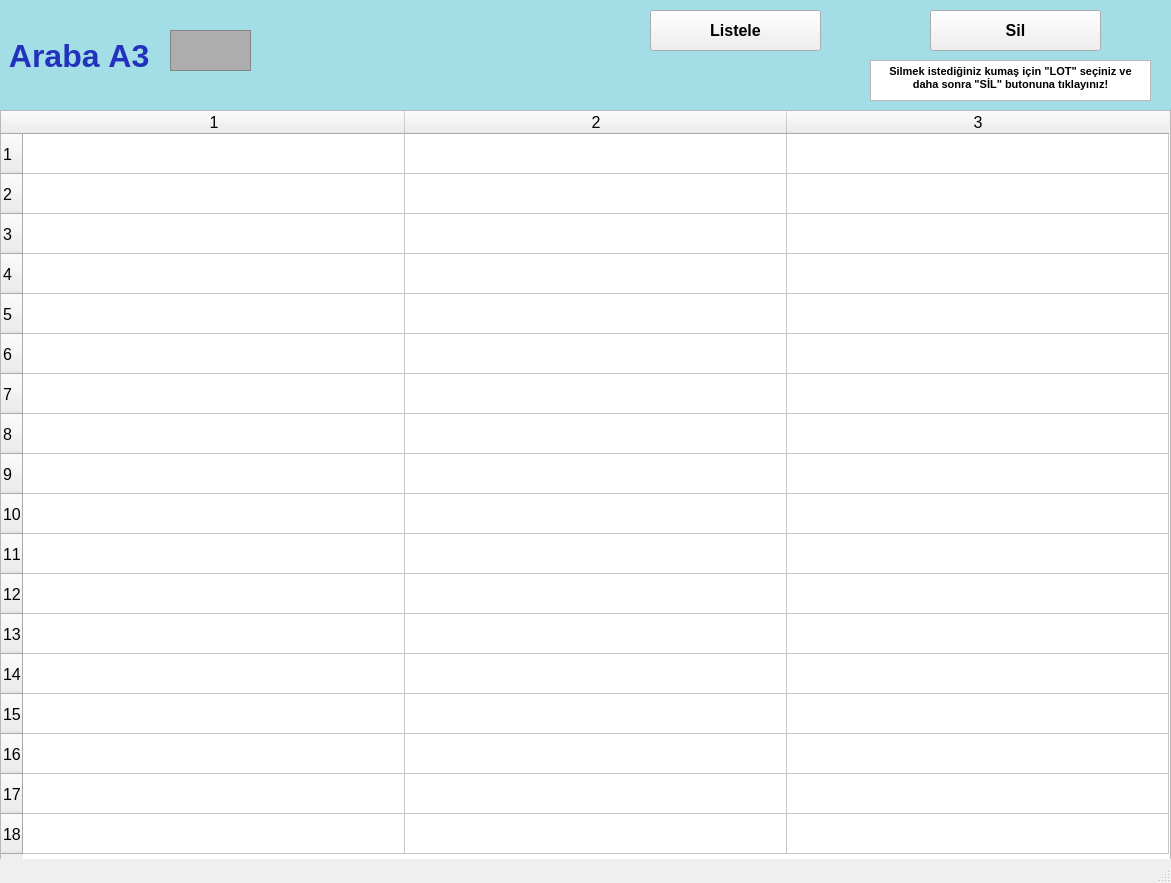
<?xml version="1.0" encoding="UTF-8"?>
<ui version="4.0">
 <class>arabalarA3_ekran</class>
 <widget class="QMainWindow" name="arabalarA3_ekran">
  <property name="geometry">
   <rect>
    <x>0</x>
    <y>0</y>
    <width>1171</width>
    <height>883</height>
   </rect>
  </property>
  <property name="font">
   <font>
    <pointsize>12</pointsize>
    <weight>50</weight>
    <bold>false</bold>
    <kerning>false</kerning>
   </font>
  </property>
  <property name="windowTitle">
   <string/>
  </property>
  <widget class="QWidget" name="centralwidget">
   <widget class="QLabel" name="arabaA1yazi_lbl">
    <property name="geometry">
     <rect>
      <x>0</x>
      <y>0</y>
      <width>1171</width>
      <height>111</height>
     </rect>
    </property>
    <property name="font">
     <font>
      <pointsize>24</pointsize>
      <weight>75</weight>
      <bold>true</bold>
     </font>
    </property>
    <property name="styleSheet">
     <string notr="true">background-color: rgb(163, 221, 229);
color: rgb(34, 50, 190);</string>
    </property>
    <property name="text">
     <string> Araba A3</string>
    </property>
   </widget>
   <widget class="QFrame" name="arabaA1_img">
    <property name="geometry">
     <rect>
      <x>170</x>
      <y>30</y>
      <width>81</width>
      <height>41</height>
     </rect>
    </property>
    <property name="styleSheet">
     <string notr="true">background-color: rgb(173, 173, 173);</string>
    </property>
    <property name="frameShape">
     <enum>QFrame::StyledPanel</enum>
    </property>
    <property name="frameShadow">
     <enum>QFrame::Raised</enum>
    </property>
   </widget>
   <widget class="QPushButton" name="listele3_btn">
    <property name="geometry">
     <rect>
      <x>650</x>
      <y>10</y>
      <width>171</width>
      <height>41</height>
     </rect>
    </property>
    <property name="font">
     <font>
      <pointsize>12</pointsize>
      <weight>75</weight>
      <bold>true</bold>
     </font>
    </property>
    <property name="text">
     <string>Listele</string>
    </property>
   </widget>
   <widget class="QTableWidget" name="A3_tw">
    <property name="geometry">
     <rect>
      <x>0</x>
      <y>110</y>
      <width>1171</width>
      <height>751</height>
     </rect>
    </property>
    <property name="baseSize">
     <size>
      <width>0</width>
      <height>0</height>
     </size>
    </property>
    <property name="rowCount">
     <number>18</number>
    </property>
    <property name="columnCount">
     <number>3</number>
    </property>
    <attribute name="horizontalHeaderVisible">
     <bool>true</bool>
    </attribute>
    <attribute name="horizontalHeaderCascadingSectionResizes">
     <bool>false</bool>
    </attribute>
    <attribute name="horizontalHeaderDefaultSectionSize">
     <number>382</number>
    </attribute>
    <attribute name="horizontalHeaderMinimumSectionSize">
     <number>38</number>
    </attribute>
    <attribute name="verticalHeaderDefaultSectionSize">
     <number>40</number>
    </attribute>
    <attribute name="verticalHeaderMinimumSectionSize">
     <number>23</number>
    </attribute>
    <row/>
    <row/>
    <row/>
    <row/>
    <row/>
    <row/>
    <row/>
    <row/>
    <row/>
    <row/>
    <row/>
    <row/>
    <row/>
    <row/>
    <row/>
    <row/>
    <row/>
    <row/>
    <column/>
    <column/>
    <column/>
   </widget>
   <widget class="QPushButton" name="sil3_btn">
    <property name="geometry">
     <rect>
      <x>930</x>
      <y>10</y>
      <width>171</width>
      <height>41</height>
     </rect>
    </property>
    <property name="font">
     <font>
      <pointsize>12</pointsize>
      <weight>75</weight>
      <bold>true</bold>
     </font>
    </property>
    <property name="text">
     <string>Sil</string>
    </property>
   </widget>
   <widget class="QTextBrowser" name="textBrowser">
    <property name="geometry">
     <rect>
      <x>870</x>
      <y>60</y>
      <width>281</width>
      <height>41</height>
     </rect>
    </property>
    <property name="html">
     <string>&lt;!DOCTYPE HTML PUBLIC &quot;-//W3C//DTD HTML 4.0//EN&quot; &quot;http://www.w3.org/TR/REC-html40/strict.dtd&quot;&gt;
&lt;html&gt;&lt;head&gt;&lt;meta name=&quot;qrichtext&quot; content=&quot;1&quot; /&gt;&lt;style type=&quot;text/css&quot;&gt;
p, li { white-space: pre-wrap; }
&lt;/style&gt;&lt;/head&gt;&lt;body style=&quot; font-family:'MS Shell Dlg 2'; font-size:12pt; font-weight:400; font-style:normal;&quot;&gt;
&lt;p align=&quot;center&quot; style=&quot; margin-top:0px; margin-bottom:0px; margin-left:0px; margin-right:0px; -qt-block-indent:0; text-indent:0px;&quot;&gt;&lt;span style=&quot; font-size:8pt; font-weight:600;&quot;&gt;Silmek istediğiniz kumaş için &amp;quot;LOT&amp;quot; seçiniz ve daha sonra &amp;quot;SİL&amp;quot; butonuna tıklayınız!&lt;/span&gt;&lt;/p&gt;&lt;/body&gt;&lt;/html&gt;</string>
    </property>
   </widget>
  </widget>
  <widget class="QStatusBar" name="statusbar"/>
 </widget>
 <resources/>
 <connections/>
</ui>
